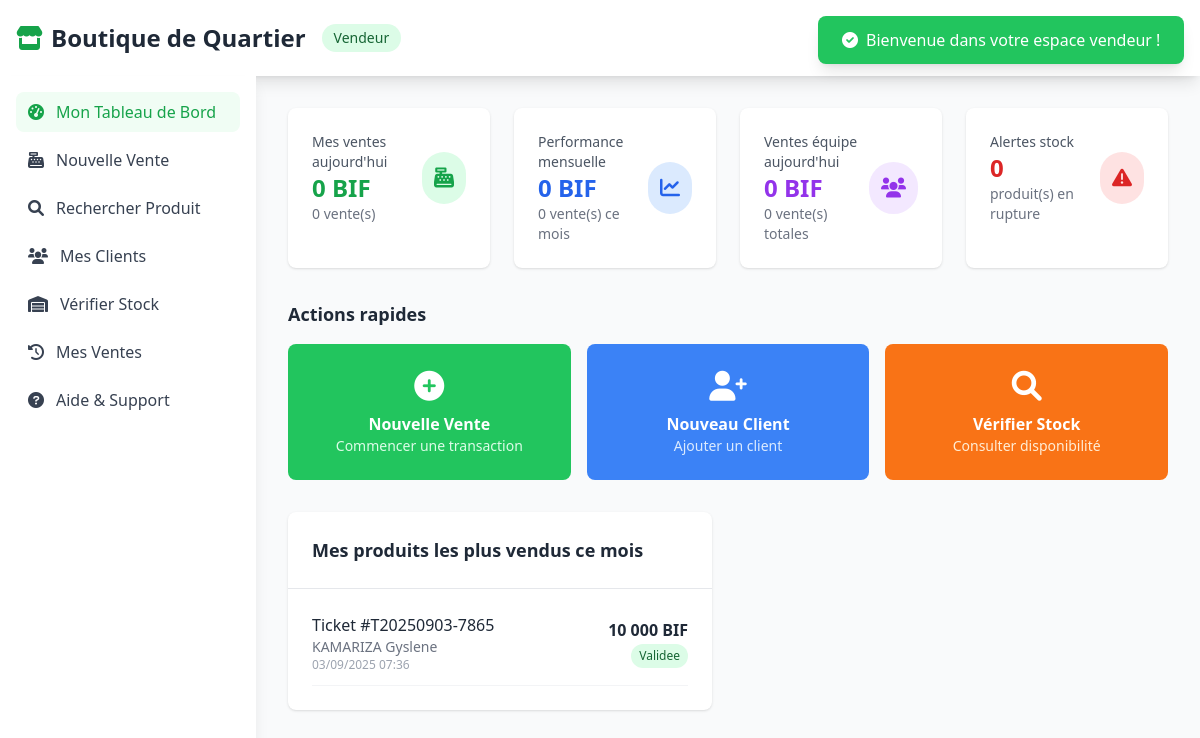
The app's page /dashboard_vendeur.php (signed in) with its own data.
### tables this page shows
CREATE TABLE `ventes` (
  `id_vente` int(11) NOT NULL,
  `numero_ticket` varchar(50) DEFAULT NULL,
  `id_utilisateur` int(11) NOT NULL,
  `id_client` int(11) DEFAULT NULL,
  `date_vente` timestamp NOT NULL DEFAULT current_timestamp(),
  `montant_total_ht` decimal(12,2) DEFAULT 0.00,
  `montant_tva` decimal(10,2) DEFAULT 0.00,
  `montant_total_ttc` decimal(12,2) DEFAULT 0.00,
  `montant_paye` decimal(10,2) DEFAULT 0.00,
  `montant_rendu` decimal(10,2) DEFAULT 0.00,
  `mode_paiement` enum('especes','carte','mobile','credit','cheque') DEFAULT 'especes',
  `statut` enum('en_cours','validee','annulee','retournee') DEFAULT 'en_cours',
  `notes` text DEFAULT NULL
);

CREATE TABLE `clients` (
  `id_client` int(11) NOT NULL,
  `nom_client` varchar(100) DEFAULT NULL,
  `prenom_client` varchar(100) DEFAULT NULL,
  `telephone` varchar(20) DEFAULT NULL,
  `email` varchar(100) DEFAULT NULL,
  `adresse` text DEFAULT NULL,
  `type_client` enum('particulier','entreprise','credit') DEFAULT 'particulier',
  `limite_credit` decimal(10,2) DEFAULT 0.00,
  `solde_compte` decimal(10,2) DEFAULT 0.00,
  `date_creation` timestamp NOT NULL DEFAULT current_timestamp(),
  `statut` enum('actif','inactif','bloque') DEFAULT 'actif'
);

### config2.php (called while the page is built, shortened)
<?php
class Database {
    private static $instance = null;
    private $connection = null;
    private function __construct() {
        try {
            $this->connection = new PDO(
                "mysql:host=" . DB_HOST . ";dbname=" . DB_NAME . ";charset=utf8mb4",
                DB_USER,
                DB_PASS,
                [
                    PDO::ATTR_ERRMODE => PDO::ERRMODE_EXCEPTION,
                    PDO::ATTR_DEFAULT_FETCH_MODE => PDO::FETCH_ASSOC,
                    PDO::ATTR_EMULATE_PREPARES => false
                ]
            );
        } catch (PDOException $e) {
            die("Erreur de connexion à la base de données: " . $e->getMessage());
        }
    }
    public static function getInstance() {
        if (self::$instance === null) {
            self::$instance = new self();
        }
        return self::$instance;
    }
    public function fetch($query, $params = []) {
        try {
            $stmt = $this->connection->prepare($query);
            $stmt->execute($params);
            return $stmt->fetch();
        } catch (PDOException $e) {
            error_log("Erreur SQL dans fetch(): " . $e->getMessage());
            return null;
        }
    }
    public function fetchAll($query, $params = []) {
        try {
            $stmt = $this->connection->prepare($query);
            $stmt->execute($params);
            return $stmt->fetchAll();
        } catch (PDOException $e) {
            error_log("Erreur SQL dans fetchAll(): " . $e->getMessage());
            return [];
        }
    }
}
function getCurrentUser() {
    $db = Database::getInstance();
    return $db->fetch(
        "SELECT * FROM utilisateurs WHERE id_utilisateur = ?",
        [$_SESSION['user_id']]
    );
}
function formatMoney($amount) {
    return number_format($amount, 0, ',', ' ') . ' ' . DEVISE_SYMBOLE;
}
function formatDateTime($datetime) {
    return date('d/m/Y H:i', strtotime($datetime));
}
?>

### dashboard_vendeur.php (the view, shortened to what this page needs)
<?php
require_once 'config2.php';
$db = Database::getInstance();
$user = getCurrentUser();
$today = date('Y-m-d');
$mes_ventes_jour = $db->fetch("
    SELECT
        COUNT(*) as nombre_ventes,
        COALESCE(SUM(montant_total_ttc), 0) as total_ventes
    FROM ventes
    WHERE DATE(date_vente) = ? AND statut = 'validee' AND id_utilisateur = ?
", [$today, $user['id_utilisateur']]);
$ventes_equipe_jour = $db->fetch("
    SELECT
        COUNT(*) as nombre_ventes,
        COALESCE(SUM(montant_total_ttc), 0) as total_ventes
    FROM ventes
    WHERE DATE(date_vente) = ? AND statut = 'validee'
", [$today]);
try {
    $produits_rupture = $db->fetch("
        SELECT COUNT(*) as nombre_rupture
        FROM produits p
        LEFT JOIN stocks s ON p.id_produit = s.id_produit
        WHERE s.quantite_actuelle <= p.stock_minimum OR s.quantite_actuelle IS NULL
    ");
} catch (PDOException $e) {
    $produits_rupture = ['nombre_rupture' => 0];
}
try {
    $mes_dernieres_ventes = $db->fetchAll("
        SELECT
            v.*,
            c.nom_client,
            c.prenom_client
        FROM ventes v
        LEFT JOIN clients c ON v.id_client = c.id_client
        WHERE v.id_utilisateur = ?
        ORDER BY v.date_vente DESC
        LIMIT 10
    ", [$user['id_utilisateur']]);
} catch (PDOException $e) {
    $mes_dernieres_ventes = [];
}
try {
    $db->getConnection()->query("SELECT 1 FROM notifications LIMIT 1");
} catch (PDOException $e) {
    if (!isset($_SESSION['default_notifications_shown'])) {
        $_SESSION['default_notifications'] = [
            ['message' => 'Bienvenue dans votre espace vendeur !', 'type' => 'info'],
            ['message' => 'Pensez à vérifier régulièrement les stocks', 'type' => 'warning']
        ];
        $_SESSION['default_notifications_shown'] = true;
    }
    $notifications = $_SESSION['default_notifications'] ?? [];
}
try {
    $performance_mois = $db->fetch("
        SELECT
            COUNT(*) as ventes_mois,
            COALESCE(SUM(montant_total_ttc), 0) as ca_mois
        FROM ventes
        WHERE MONTH(date_vente) = MONTH(CURRENT_DATE())
        AND YEAR(date_vente) = YEAR(CURRENT_DATE())
        AND statut = 'validee' AND id_utilisateur = ?
    ", [$user['id_utilisateur']]);
} catch (PDOException $e) {
    $performance_mois = ['ventes_mois' => 0, 'ca_mois' => 0];
}
?>
<!DOCTYPE html>
<html lang="fr">
<head>
    <script src="https://cdn.tailwindcss.com"></script>
    <link href="https://cdnjs.cloudflare.com/ajax/libs/font-awesome/6.0.0/css/all.min.css" rel="stylesheet">
</head>
<body class="bg-gray-50">
    <nav class="bg-white shadow-lg">
        <div class="max-w-7xl mx-auto px-4">
            <div class="flex justify-between items-center py-4">
                <div class="flex items-center space-x-4">
                    <h1 class="text-2xl font-bold text-gray-800">
                        <i class="fas fa-store text-green-600 mr-2"></i><?= APP_NAME ?>
                    </h1>
                    <span class="bg-green-100 text-green-800 px-3 py-1 rounded-full text-sm font-medium">
                        Vendeur
                    </span>
                </div>
                <div class="flex items-center space-x-4">
                    <div class="text-right">
                        <p class="text-sm text-gray-500">Connecté en tant que</p>
                        <p class="font-medium text-gray-700"><?= htmlspecialchars($user['prenom'] . ' ' . $user['nom']) ?></p>
                    </div>
                    <div class="relative">
                        <button id="userMenuButton" class="flex items-center space-x-2 bg-gray-100 rounded-lg px-3 py-2 hover:bg-gray-200">
                        </button>
                    </div>
                </div>
            </div>
        </div>
    </nav>
    <div class="flex">
        <div class="w-64 bg-white shadow-lg h-screen sticky top-0">
            <div class="p-4">
                <nav class="space-y-2">
                    <a href="dashboard_vendeur.php" class="flex items-center space-x-3 text-green-600 bg-green-50 px-3 py-2 rounded-lg">
                        <i class="fas fa-tachometer-alt"></i>
                        <span>Mon Tableau de Bord</span>
                    </a>
                    <a href="vente.php" class="flex items-center space-x-3 text-gray-700 hover:bg-gray-50 px-3 py-2 rounded-lg">
                        <i class="fas fa-cash-register"></i>
                        <span>Nouvelle Vente</span>
                    </a>
                    <a href="produits.php" class="flex items-center space-x-3 text-gray-700 hover:bg-gray-50 px-3 py-2 rounded-lg">
                        <i class="fas fa-search"></i>
                        <span>Rechercher Produit</span>
                    </a>
                    <a href="clients.php" class="flex items-center space-x-3 text-gray-700 hover:bg-gray-50 px-3 py-2 rounded-lg">
                        <i class="fas fa-users"></i>
                        <span>Mes Clients</span>
                    </a>
                    <a href="stock.php" class="flex items-center space-x-3 text-gray-700 hover:bg-gray-50 px-3 py-2 rounded-lg">
                        <i class="fas fa-warehouse"></i>
                        <span>Vérifier Stock</span>
                    </a>
                    <a href="historique_ventes.php" class="flex items-center space-x-3 text-gray-700 hover:bg-gray-50 px-3 py-2 rounded-lg">
                        <i class="fas fa-history"></i>
                        <span>Mes Ventes</span>
                    </a>
                    <a href="aide_vendeur.php" class="flex items-center space-x-3 text-gray-700 hover:bg-gray-50 px-3 py-2 rounded-lg">
                        <i class="fas fa-question-circle"></i>
                        <span>Aide & Support</span>
                    </a>
                </nav>
            </div>
        </div>
        <div class="flex-1 p-8">
            <div class="grid grid-cols-1 md:grid-cols-2 lg:grid-cols-4 gap-6 mb-8">
                <div class="bg-white rounded-lg shadow p-6">
                    <div class="flex items-center justify-between">
                        <div>
                            <p class="text-sm text-gray-600">Mes ventes aujourd'hui</p>
                            <p class="text-2xl font-bold text-green-600"><?= formatMoney($mes_ventes_jour['total_ventes']) ?></p>
                            <p class="text-sm text-gray-500"><?= $mes_ventes_jour['nombre_ventes'] ?> vente(s)</p>
                        </div>
                        <div class="bg-green-100 rounded-full p-3">
                            <i class="fas fa-cash-register text-green-600 text-xl"></i>
                        </div>
                    </div>
                </div>
                <div class="bg-white rounded-lg shadow p-6">
                    <div class="flex items-center justify-between">
                        <div>
                            <p class="text-sm text-gray-600">Performance mensuelle</p>
                            <p class="text-2xl font-bold text-blue-600"><?= formatMoney($performance_mois['ca_mois']) ?></p>
                            <p class="text-sm text-gray-500"><?= $performance_mois['ventes_mois'] ?> vente(s) ce mois</p>
                        </div>
                        <div class="bg-blue-100 rounded-full p-3">
                            <i class="fas fa-chart-line text-blue-600 text-xl"></i>
                        </div>
                    </div>
                </div>
                <div class="bg-white rounded-lg shadow p-6">
                    <div class="flex items-center justify-between">
                        <div>
                            <p class="text-sm text-gray-600">Ventes équipe aujourd'hui</p>
                            <p class="text-2xl font-bold text-purple-600"><?= formatMoney($ventes_equipe_jour['total_ventes']) ?></p>
                            <p class="text-sm text-gray-500"><?= $ventes_equipe_jour['nombre_ventes'] ?> vente(s) totales</p>
                        </div>
                        <div class="bg-purple-100 rounded-full p-3">
                            <i class="fas fa-users text-purple-600 text-xl"></i>
                        </div>
                    </div>
                </div>
                <div class="bg-white rounded-lg shadow p-6">
                    <div class="flex items-center justify-between">
                        <div>
                            <p class="text-sm text-gray-600">Alertes stock</p>
                            <p class="text-2xl font-bold text-red-600"><?= $produits_rupture['nombre_rupture'] ?></p>
                            <p class="text-sm text-gray-500">produit(s) en rupture</p>
                        </div>
                        <div class="bg-red-100 rounded-full p-3">
                            <i class="fas fa-exclamation-triangle text-red-600 text-xl"></i>
                        </div>
                    </div>
                </div>
            </div>
            <div class="mb-8">
                <h3 class="text-lg font-semibold text-gray-800 mb-4">Actions rapides</h3>
                <div class="grid grid-cols-1 md:grid-cols-3 gap-4">
                    <a href="vente.php" class="bg-green-500 hover:bg-green-600 text-white p-6 rounded-lg text-center transition duration-200">
                        <i class="fas fa-plus-circle text-3xl mb-2"></i>
                        <p class="font-semibold">Nouvelle Vente</p>
                        <p class="text-sm text-green-100">Commencer une transaction</p>
                    </a>
                    <a href="clients.php" class="bg-blue-500 hover:bg-blue-600 text-white p-6 rounded-lg text-center transition duration-200">
                        <i class="fas fa-user-plus text-3xl mb-2"></i>
                        <p class="font-semibold">Nouveau Client</p>
                        <p class="text-sm text-blue-100">Ajouter un client</p>
                    </a>
                    <a href="stock.php" class="bg-orange-500 hover:bg-orange-600 text-white p-6 rounded-lg text-center transition duration-200">
                        <i class="fas fa-search text-3xl mb-2"></i>
                        <p class="font-semibold">Vérifier Stock</p>
                        <p class="text-sm text-orange-100">Consulter disponibilité</p>
                    </a>
                </div>
            </div>
            <div class="grid grid-cols-1 lg:grid-cols-2 gap-8">
                <div class="bg-white rounded-lg shadow">
                    <div class="p-6 border-b border-gray-200">
                        <h3 class="text-lg font-semibold text-gray-800">Mes produits les plus vendus ce mois</h3>
                    </div>
                    <div class="p-6">
                        <?php if (empty($mes_dernieres_ventes)): ?>
                            <div class="text-center py-8">
                                <i class="fas fa-receipt text-gray-300 text-4xl mb-4"></i>
                                <p class="text-gray-500">Aucune vente récente</p>
                                <p class="text-sm text-gray-400">Vos dernières ventes apparaîtront ici</p>
                            </div>
                        <?php else: ?>
                            <div class="space-y-4">
                                <?php foreach ($mes_dernieres_ventes as $vente): ?>
                                    <div class="flex items-center justify-between border-b border-gray-100 pb-3">
                                        <div>
                                            <p class="font-medium text-gray-800">
                                                Ticket #<?= htmlspecialchars($vente['numero_ticket'] ?? 'N/A') ?>
                                            </p>
                                            <p class="text-sm text-gray-500">
                                                <?= $vente['nom_client'] ? htmlspecialchars($vente['prenom_client'] . ' ' . $vente['nom_client']) : 'Client sans compte' ?>
                                            </p>
                                            <p class="text-xs text-gray-400"><?= formatDateTime($vente['date_vente']) ?></p>
                                        </div>
                                        <div class="text-right">
                                            <p class="font-semibold text-gray-800"><?= formatMoney($vente['montant_total_ttc']) ?></p>
                                            <span class="inline-block px-2 py-1 text-xs rounded-full
                                                <?= $vente['statut'] === 'validee' ? 'bg-green-100 text-green-800' : 'bg-gray-100 text-gray-600' ?>">
                                                <?= ucfirst($vente['statut']) ?>
                                            </span>
                                        </div>
                                    </div>
                                <?php endforeach; ?>
                            </div>
                        <?php endif; ?>
                    </div>
                </div>
            </div>
        </div>
    </div>
</body>
</html>

### records on screen
ventes: numero_ticket "T20250903-7865", id_client.nom_client "KAMARIZA Gyslene", date_vente "03/09/2025 07:36", montant_total_ttc "10 000 BIF", statut "Validee"

### other values on screen
APP_NAME "Boutique de Quartier"
formatMoney($mes_ventes_jour['total_ventes']) "0 BIF"
$mes_ventes_jour['nombre_ventes'] "0"
formatMoney($performance_mois['ca_mois']) "0 BIF"
$performance_mois['ventes_mois'] "0"
formatMoney($ventes_equipe_jour['total_ventes']) "0 BIF"
$ventes_equipe_jour['nombre_ventes'] "0"
$produits_rupture['nombre_rupture'] "0"
